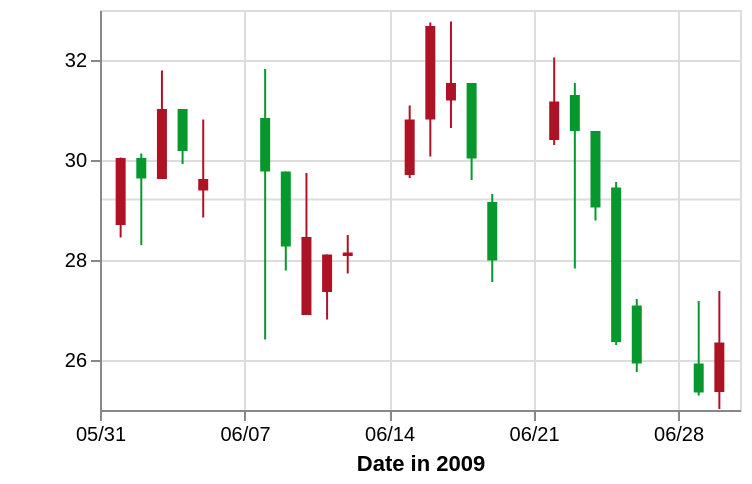

Express this chart as Vega-Lite.
### Vega specification from a JSON file in a GitHub repository (floating-point values rounded to 4 significant figures)
{"$schema": "https://vega.github.io/schema/vega/v3.0.json", "description": "A candlestick chart inspired from Protovis(http://mbostock.github.io/protovis/ex/candlestick.html)", "autosize": "pad", "padding": 5, "style": "cell", "data": [{"name": "source_0", "values": [{"date": "01-Jun-2009", "open": 28.7, "high": 30.05, "low": 28.45, "close": 30.04, "signal": "short", "ret": -4.894}, {"date": "02-Jun-2009", "open": 30.04, "high": 30.13, "low": 28.3, "close": 29.63, "signal": "short", "ret": -0.3226}, {"date": "03-Jun-2009", "open": 29.62, "high": 31.79, "low": 29.62, "close": 31.02, "signal": "short", "ret": 3.687}, {"date": "04-Jun-2009", "open": 31.02, "high": 31.02, "low": 29.92, "close": 30.18, "signal": "short", "ret": 4.51}, {"date": "05-Jun-2009", "open": 29.39, "high": 30.81, "low": 28.85, "close": 29.62, "signal": "short", "ret": 6.084}, {"date": "08-Jun-2009", "open": 30.84, "high": 31.82, "low": 26.41, "close": 29.77, "signal": "short", "ret": 1.254}, {"date": "09-Jun-2009", "open": 29.77, "high": 29.77, "low": 27.79, "close": 28.27, "signal": "short", "ret": -5.024}, {"date": "10-Jun-2009", "open": 26.9, "high": 29.74, "low": 26.9, "close": 28.46, "signal": "short", "ret": -5.466}, {"date": "11-Jun-2009", "open": 27.36, "high": 28.11, "low": 26.81, "close": 28.11, "signal": "short", "ret": -8.374}, {"date": "12-Jun-2009", "open": 28.08, "high": 28.5, "low": 27.73, "close": 28.15, "signal": "short", "ret": -5.528}, {"date": "15-Jun-2009", "open": 29.7, "high": 31.09, "low": 29.64, "close": 30.81, "signal": "long", "ret": 3.492}, {"date": "16-Jun-2009", "open": 30.81, "high": 32.75, "low": 30.07, "close": 32.68, "signal": "short", "ret": 0.155}, {"date": "17-Jun-2009", "open": 31.19, "high": 32.77, "low": 30.64, "close": 31.54, "signal": "short", "ret": 5.828}, {"date": "18-Jun-2009", "open": 31.54, "high": 31.54, "low": 29.6, "close": 30.03, "signal": "short", "ret": 8.176}, {"date": "19-Jun-2009", "open": 29.16, "high": 29.32, "low": 27.56, "close": 27.99, "signal": "short", "ret": 8.599}, {"date": "22-Jun-2009", "open": 30.4, "high": 32.05, "low": 30.3, "close": 31.17, "signal": "short", "ret": 15.49}, {"date": "23-Jun-2009", "open": 31.3, "high": 31.54, "low": 27.83, "close": 30.58, "signal": "short", "ret": 11.74}, {"date": "24-Jun-2009", "open": 30.58, "high": 30.58, "low": 28.79, "close": 29.05, "signal": "long", "ret": -10.42}, {"date": "25-Jun-2009", "open": 29.45, "high": 29.56, "low": 26.3, "close": 26.36, "signal": "long", "ret": 0}, {"date": "26-Jun-2009", "open": 27.09, "high": 27.22, "low": 25.76, "close": 25.93, "signal": "long", "ret": 0}, {"date": "29-Jun-2009", "open": 25.93, "high": 27.18, "low": 25.29, "close": 25.35, "signal": "long", "ret": 5.263}, {"date": "30-Jun-2009", "open": 25.36, "high": 27.38, "low": 25.02, "close": 26.35, "signal": "long", "ret": 6.738}], "format": {"type": "json"}}, {"name": "data_0", "source": "source_0", "transform": [{"type": "formula", "expr": "datum.open > datum.close", "as": "isIncrease"}, {"type": "formula", "expr": "(datum.open + datum.close)/2", "as": "mid"}]}, {"name": "data_1", "source": "data_0", "transform": [{"type": "formula", "expr": "toNumber(datum[\"mid\"])", "as": "mid"}, {"type": "aggregate", "groupby": [], "ops": ["mean"], "fields": ["mid"], "as": ["mean_mid"]}]}, {"name": "data_2", "source": "data_0", "transform": [{"type": "formula", "expr": "toDate(datum[\"date\"])", "as": "date"}, {"type": "formula", "expr": "toNumber(datum[\"low\"])", "as": "low"}, {"type": "formula", "expr": "toNumber(datum[\"high\"])", "as": "high"}, {"type": "filter", "expr": "datum[\"date\"] !== null && !isNaN(datum[\"date\"]) && datum[\"low\"] !== null && !isNaN(datum[\"low\"])"}, {"type": "formula", "as": "yearmonthdate_date", "expr": "datetime(year(datum[\"date\"]), month(datum[\"date\"]), date(datum[\"date\"]), 0, 0, 0, 0)"}]}, {"name": "data_3", "source": "data_0", "transform": [{"type": "formula", "expr": "toDate(datum[\"date\"])", "as": "date"}, {"type": "formula", "expr": "toNumber(datum[\"open\"])", "as": "open"}, {"type": "formula", "expr": "toNumber(datum[\"close\"])", "as": "close"}, {"type": "filter", "expr": "datum[\"date\"] !== null && !isNaN(datum[\"date\"]) && datum[\"open\"] !== null && !isNaN(datum[\"open\"])"}, {"type": "formula", "as": "yearmonthdate_date", "expr": "datetime(year(datum[\"date\"]), month(datum[\"date\"]), date(datum[\"date\"]), 0, 0, 0, 0)"}]}], "signals": [{"name": "width", "update": "320"}, {"name": "height", "update": "200"}], "marks": [{"name": "layer_0_marks", "type": "rule", "style": ["rule"], "from": {"data": "data_1"}, "encode": {"update": {"x": {"value": 0}, "y": {"scale": "y", "field": "mean_mid"}, "x2": {"field": {"group": "width"}}, "stroke": {"value": "fff"}}}}, {"name": "layer_1_marks", "type": "rule", "style": ["rule"], "from": {"data": "data_2"}, "encode": {"update": {"x": {"scale": "x", "field": "yearmonthdate_date"}, "y": {"scale": "y", "field": "low"}, "y2": {"scale": "y", "field": "high"}, "stroke": {"scale": "color", "field": "isIncrease"}}}}, {"name": "layer_2_marks", "type": "rect", "style": ["bar"], "from": {"data": "data_3"}, "encode": {"update": {"xc": {"scale": "x", "field": "yearmonthdate_date"}, "width": {"value": 5}, "y": {"scale": "y", "field": "open"}, "y2": {"scale": "y", "field": "close"}, "fill": {"scale": "color", "field": "isIncrease"}}}}], "scales": [{"name": "y", "type": "linear", "domain": {"fields": [{"data": "data_1", "field": "mean_mid"}, {"data": "data_2", "field": "low"}, {"data": "data_2", "field": "high"}, {"data": "data_3", "field": "open"}, {"data": "data_3", "field": "close"}], "sort": true}, "range": [{"signal": "height"}, 0], "zero": false, "nice": true}, {"name": "x", "type": "time", "domain": {"fields": [{"signal": "{data: datetime(2009, 4, 31, 0, 0, 0, 0)}"}, {"signal": "{data: datetime(2009, 6, 1, 0, 0, 0, 0)}"}, {"data": "data_3", "field": "yearmonthdate_date"}], "sort": true}, "range": [0, {"signal": "width"}], "nice": "day"}, {"name": "color", "type": "ordinal", "domain": {"fields": [{"data": "data_2", "field": "isIncrease"}, {"data": "data_3", "field": "isIncrease"}], "sort": true}, "range": ["#ae1325", "#06982d"]}], "axes": [{"title": "Date in 2009", "scale": "x", "labelOverlap": true, "orient": "bottom", "tickCount": {"signal": "ceil(width/40)"}, "zindex": 1, "encode": {"labels": {"update": {"text": {"signal": "timeFormat(datum.value, '%m/%d')"}}}}}, {"scale": "x", "domain": false, "grid": true, "labels": false, "maxExtent": 0, "minExtent": 0, "orient": "bottom", "tickCount": {"signal": "ceil(width/40)"}, "ticks": false, "zindex": 0, "gridScale": "y"}, {"title": "", "scale": "y", "labelOverlap": true, "orient": "left", "tickCount": {"signal": "ceil(height/40)"}, "zindex": 1}, {"scale": "y", "domain": false, "grid": true, "labels": false, "maxExtent": 0, "minExtent": 0, "orient": "left", "tickCount": {"signal": "ceil(height/40)"}, "ticks": false, "zindex": 0, "gridScale": "x"}], "config": {"axisY": {"minExtent": 30}}}
